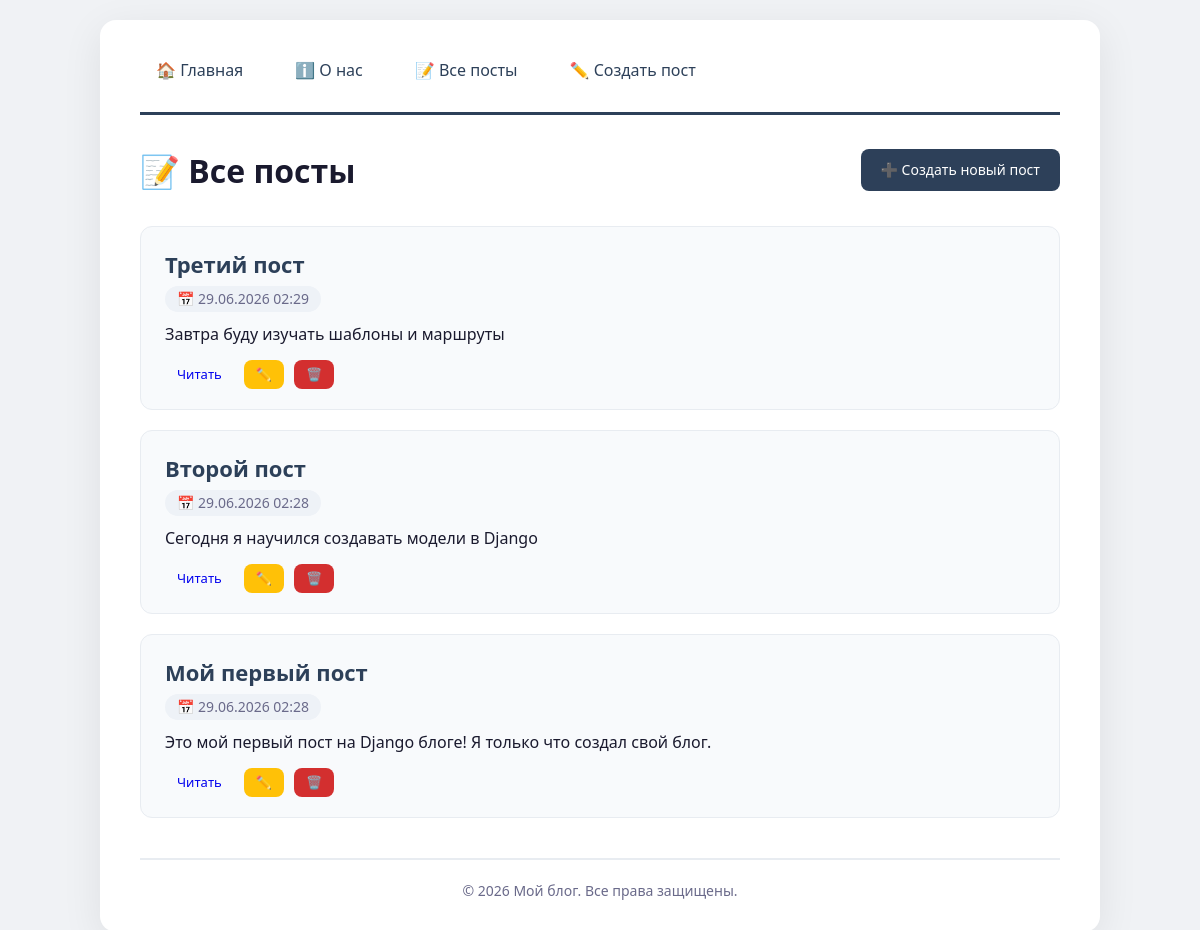
/posts/, run on the app's committed database.
### blog/models.py (models this page shows, shortened)
class Post(models.Model):
    title = models.CharField(max_length=200, verbose_name="Заголовок")
    content = models.TextField(verbose_name="Содержание")
    created_at = models.DateTimeField(auto_now_add=True, verbose_name="Дата создания")
    updated_at = models.DateTimeField(auto_now=True, verbose_name="Дата обновления")
    class Meta:
        verbose_name = "Пост"
        verbose_name_plural = "Посты"
        ordering = ['-created_at']

### blog/views.py (the view)
# urls.py: path('posts/', views.PostListView.as_view(), name='post_list'),
class PostListView(ListView):
    model = Post
    template_name = 'blog/post_list.html'
    context_object_name = 'posts'
    ordering = ['-created_at']

### blog/templates/blog/post_list.html (shortened to what this page needs)
<!DOCTYPE html>
{% load static %}
<html lang="ru">
<head>
    <link rel="stylesheet" href="{% static 'blog/css/style.css' %}">
</head>
<body>
    <div class="container">
        <nav>
            <a href="{% url 'home' %}">🏠 Главная</a>
            <a href="{% url 'about' %}">ℹ️ О нас</a>
            <a href="{% url 'post_list' %}">📝 Все посты</a>
            <a href="{% url 'post_create' %}">✏️ Создать пост</a>
        </nav>
        <header>
            <h1>📝 Все посты</h1>
            <a href="{% url 'post_create' %}" class="btn-primary">➕ Создать новый пост</a>
        </header>
        {% if posts %}
            <div class="post-grid">
                {% for post in posts %}
                    <div class="post-card">
                        <h2><a href="{% url 'post_detail' post.id %}">{{ post.title }}</a></h2>
                        <div class="post-meta">
                            <span>📅 {{ post.created_at|date:"d.m.Y H:i" }}</span>
                        </div>
                        <p>{{ post.content|truncatechars:150 }}</p>
                        <div class="post-actions">
                            <a href="{% url 'post_detail' post.id %}" class="btn-small">Читать</a>
                            <a href="{% url 'post_update' post.id %}" class="btn-small btn-edit">✏️</a>
                            <a href="{% url 'post_delete' post.id %}" class="btn-small btn-delete">🗑️</a>
                        </div>
                    </div>
                {% endfor %}
            </div>
        {% else %}
            <div class="empty">
                <p>📭 Пока нет постов. Будьте первым!</p>
                <a href="{% url 'post_create' %}" class="btn-primary">Создать первый пост</a>
            </div>
        {% endif %}
        <footer>
            <p>© 2026 Мой блог. Все права защищены.</p>
        </footer>
    </div>
</body>
</html>

### blog/static/blog/css/style.css (style rules this page uses)
* { margin: 0; padding: 0; box-sizing: border-box; }
body { font-family: 'Segoe UI', Tahoma, Geneva, Verdana, sans-serif; background: #f0f2f5; color: #1a1a2e; line-height: 1.6; padding: 20px; }
.container { max-width: 1000px; margin: 0 auto; background: #ffffff; border-radius: 16px; padding: 30px 40px; box-shadow: 0 10px 40px rgba(0, 0, 0, 0.08); }
nav { display: flex; gap: 20px; flex-wrap: wrap; padding-bottom: 20px; border-bottom: 3px solid #2d4059; margin-bottom: 30px; }
nav a { color: #2d4059; text-decoration: none; font-weight: 500; padding: 8px 16px; border-radius: 8px; transition: background 0.2s; }
h1 { font-size: 32px; font-weight: 700; color: #1a1a2e; margin-bottom: 10px; }
header { display: flex; justify-content: space-between; align-items: center; flex-wrap: wrap; margin-bottom: 30px; }
header h1 { margin-bottom: 0; }
.btn-primary, .btn-secondary, .btn-danger, .btn-small { display: inline-block; padding: 10px 20px; border-radius: 8px; border: none; cursor: pointer; text-decoration: none; font-weight: 500; font-size: 14px; transition: all 0.2s; }
.btn-primary { background: #2d4059; color: white; }
.btn-small { padding: 4px 12px; font-size: 13px; }
.btn-edit { background: #ffc107; color: #1a1a2e; }
.btn-delete { background: #d32f2f; color: white; }
.post-grid { display: grid; grid-template-columns: 1fr; gap: 20px; }
.post-card { background: #f8fafc; padding: 20px 24px; border-radius: 12px; border: 1px solid #e8ecf1; transition: box-shadow 0.2s; }
.post-card h2 { font-size: 22px; font-weight: 600; margin-bottom: 4px; }
.post-card h2 a { color: #2d4059; text-decoration: none; }
.post-meta { font-size: 14px; color: #6a6a8a; margin-bottom: 10px; display: flex; gap: 20px; flex-wrap: wrap; }
.post-meta span { background: #eef2f7; padding: 2px 12px; border-radius: 20px; }
.post-actions { margin-top: 12px; display: flex; gap: 10px; flex-wrap: wrap; }
footer { margin-top: 40px; padding-top: 20px; border-top: 2px solid #e8ecf1; text-align: center; font-size: 14px; color: #6a6a8a; }

### data on the page
Post: title "Третий пост", created_at "29.06.2026 02:29", content "Завтра буду изучать шаблоны и маршруты"
Post: title "Второй пост", created_at "29.06.2026 02:28", content "Сегодня я научился создавать модели в Django"
Post: title "Мой первый пост", created_at "29.06.2026 02:28", content "Это мой первый пост на Django блоге! Я только что создал свой блог."
